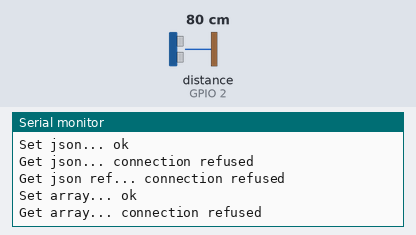
The sketch below on a simulated ESP32. On the bench: the last lines printed to the serial monitor. Wiring (inferred from the names in the program): ultrasonic range finder: trigger GPIO 14; echo GPIO 2. Inputs (shaded band) come from the test bench; at power-on: distance to the obstacle (sensor on GPIO 2) 80 cm. The echo pulse lasts 58.3 µs per cm; WiFi joins after 1.5 s; servers stay silent unless stated; the local clock reads 2024-03-15 10:24:30 at power-on unless the sketch sets it.

Above: at 2.7 s.
2.8 s: distance to the obstacle (sensor on GPIO 2) set to 2 cm
At 3.4 s:
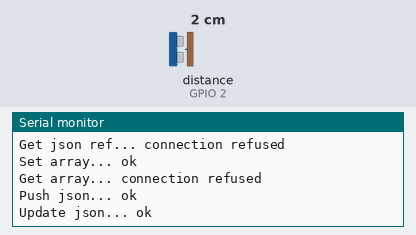
8.9 s: distance to the obstacle (sensor on GPIO 2) set to 4 cm
At 13.5 s:
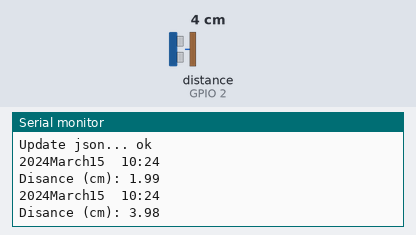
Timing chart, 0 to 15.0 s (numbered marks = the images above; inputs shaded):
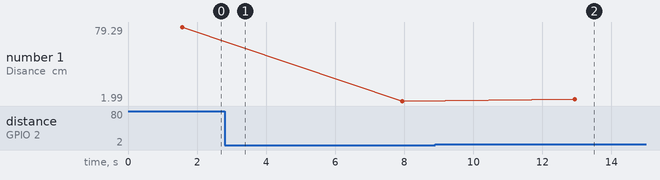

The sketch:

Tarea_01.ino
```cpp
//para conexion wifi
#include <WiFi.h>
#include <HTTPClient.h>
#define WIFI_SSID "TP-Link_312A"
#define WIFI_PASSWORD "Ramon123."

//ultrasónico
#include <time.h>

     //Firebase
#include <Firebase_ESP_Client.h>

#include <addons/TokenHelper.h>#include <addons/RTDBHelper.h>


#define API_KEY "AIzaSyBsM9eQ7_A-O67eNu66PBMYp3EzTiE1kW0"

#define DATABASE_URL "https://fritosahorasi-default-rtdb.firebaseio.com/" //<databaseName>.firebaseio.com or <databaseName>.<region>.firebasedatabase.app

#define USER_EMAIL "juanpablo9132000@gmail.com"
#define USER_PASSWORD "12345678"
//Define Firebase Data object
FirebaseData fbdo;
FirebaseAuth auth;
FirebaseConfig config;

unsigned long sendDataPrevMillis = 0;
unsigned long count = 0;

//Wi-Fi
const char* ntpServer = "pool.ntp.org";
const long gmtOffset_sec = 0;
const int daylightOffset_sec = 3600;
String fecha = "0";

//Ultrasonico
#define SOUND_SPEED 0.034
#define CM_TO_INCH 0.393701
const int trigPin = 14;
const int echoPin = 2;
long duration;
float distanceOn;
float distanceInch;


//Tareas
void GetDate(void);
void Ultrasonix(void);
void FireBase(void);

int control = 0;

void setup() {
//Wi-fi
  Serial.begin(9600);
  WiFi.begin(WIFI_SSID, WIFI_PASSWORD);
  Serial.println("Connecting");
  while(WiFi.status()!=WL_CONNECTED) {
    delay(250);
    Serial.print(".");
  }
  control = 1;
  Serial.println(" Conection successful");
  Serial.print("Conectando con la siguiente dirección IP: ");
  Serial.println(WiFi.localIP());
//Ultrasonico
  pinMode(trigPin, OUTPUT);
  pinMode(echoPin, INPUT);
  digitalWrite(trigPin,LOW);
//Firebase
  Serial.printf("Firebase Client v%s\n\n", FIREBASE_CLIENT_VERSION);


  config.api_key = API_KEY;


  auth.user.email = USER_EMAIL;
  auth.user.password = USER_PASSWORD;


  config.database_url = DATABASE_URL;


  config.token_status_callback = tokenStatusCallback; //see addons/TokenHelper.h


  Firebase.begin(&config, &auth);

  Firebase.reconnectWiFi(true);
}

void loop() {
  while(1){
    GetDate();
    Ultrasonix();
    FireBase();
    delay(5000);
  }

}

void GetDate (void){
  struct tm timeinfo;


  configTime(gmtOffset_sec, daylightOffset_sec, ntpServer);
  if(!getLocalTime(&timeinfo)){
    Serial.println("Failed to obtain time");
    return;
  }

  char timeYear[5];
  strftime(timeYear,5,"%Y", &timeinfo);
  char timeMonth[15];
  strftime(timeMonth,15,"%B", &timeinfo);
  char timeDay[10];
  strftime(timeDay,10,"%d", &timeinfo);
  char timeHour[3];
  strftime(timeHour,3,"%H", &timeinfo);
  char timeMin[3];
  strftime(timeMin,3,"%M", &timeinfo);
  fecha = String(timeYear)+String(timeMonth)+String(timeDay)+String("  ")+String(timeHour)+String(":")+String(timeMin);
  Serial.println(fecha);
}

void Ultrasonix(void){
  //limpiar el trigger
  digitalWrite(trigPin, LOW);
  delayMicroseconds(2);
  //poner el trigger en alto 10 microsegundos
  digitalWrite(trigPin, HIGH);
  delayMicroseconds(10);
  digitalWrite(trigPin, LOW);
  //P/Echo
  duration = pulseIn(echoPin, HIGH);


  distanceOn = duration * SOUND_SPEED/2;

  //Imprimimos la distancia
  Serial.print("Disance (cm): ");
  Serial.println(distanceOn);
}

void FireBase(void){


    if (Firebase.ready() && (millis() - sendDataPrevMillis > 15000 || sendDataPrevMillis == 0))
    {
        sendDataPrevMillis = millis();

        FirebaseJson FECHA;
        FECHA.add("Fecha", fecha);
        Serial.printf("Set fecha... %s\n", Firebase.RTDB.setJSON(&fbdo, "/Tarea01/Fecha", &FECHA) ? "ok" : fbdo.errorReason().c_str());

        FirebaseJson longitud;
        longitud.setFloatDigits(4);
        longitud.add("distancia", distanceOn);
        Serial.printf("Set Distancia... %s\n", Firebase.RTDB.setJSON(&fbdo, "/Tarea01/Distancia", &longitud) ? "ok" : fbdo.errorReason().c_str());

        FirebaseJson json;
        json.setDoubleDigits(3);
        json.add("value", count);

        Serial.printf("Set json... %s\n", Firebase.RTDB.setJSON(&fbdo, "/Tarea01/json", &json) ? "ok" : fbdo.errorReason().c_str());

        Serial.printf("Get json... %s\n", Firebase.RTDB.getJSON(&fbdo, "/Tarea01/json") ? fbdo.to<FirebaseJson>().raw() : fbdo.errorReason().c_str());

        FirebaseJson jVal;
        Serial.printf("Get json ref... %s\n", Firebase.RTDB.getJSON(&fbdo, "/Tarea01/json", &jVal) ? jVal.raw() : fbdo.errorReason().c_str());

        FirebaseJsonArray arr;
        arr.setFloatDigits(2);
        arr.setDoubleDigits(4);
        arr.add("a", "b", "c", true, 45, (float)6.1432, 123.45692789);

        Serial.printf("Set array... %s\n", Firebase.RTDB.setArray(&fbdo, "/Tarea01/array", &arr) ? "ok" : fbdo.errorReason().c_str());

        Serial.printf("Get array... %s\n", Firebase.RTDB.getArray(&fbdo, "/Tarea01/array") ? fbdo.to<FirebaseJsonArray>().raw() : fbdo.errorReason().c_str());

        Serial.printf("Push json... %s\n", Firebase.RTDB.pushJSON(&fbdo, "/Tarea01/push", &json) ? "ok" : fbdo.errorReason().c_str());

        json.set("value", count + 0.29745);

        Serial.printf("Update json... %s\n\n", Firebase.RTDB.updateNode(&fbdo, "/Tarea01/push/" + fbdo.pushName(), &json) ? "ok" : fbdo.errorReason().c_str());

        count++;
    }
}
```

Measured:
- after the input at 8.9 s, the serial monitor: prints a new line after 4.0 s (image 2)
- plotted number 1: 79.29 → 1.99 after the input at 2.8 s, 1.99 → 3.98 after the input at 8.9 s
